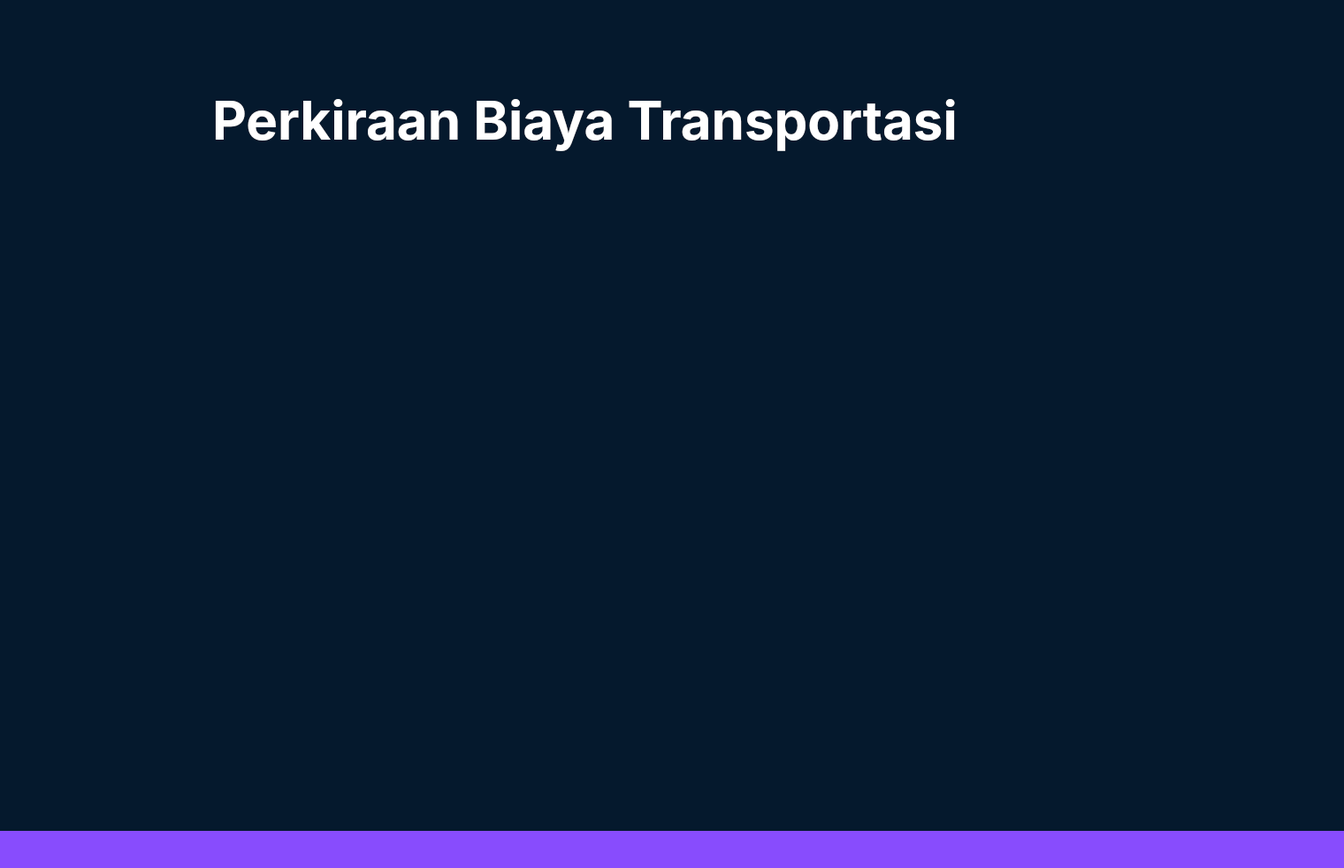
<?xml version="1.0" encoding="UTF-8"?>
<ui version="4.0">
 <class>pilihDaerah</class>
 <widget class="QDialog" name="pilihDaerah">
  <property name="geometry">
   <rect>
    <x>0</x>
    <y>0</y>
    <width>1520</width>
    <height>982</height>
   </rect>
  </property>
  <property name="palette">
   <palette>
    <active>
     <colorrole role="Base">
      <brush brushstyle="SolidPattern">
       <color alpha="255">
        <red>255</red>
        <green>255</green>
        <blue>255</blue>
       </color>
      </brush>
     </colorrole>
     <colorrole role="Window">
      <brush brushstyle="SolidPattern">
       <color alpha="255">
        <red>5</red>
        <green>25</green>
        <blue>45</blue>
       </color>
      </brush>
     </colorrole>
    </active>
    <inactive>
     <colorrole role="Base">
      <brush brushstyle="SolidPattern">
       <color alpha="255">
        <red>255</red>
        <green>255</green>
        <blue>255</blue>
       </color>
      </brush>
     </colorrole>
     <colorrole role="Window">
      <brush brushstyle="SolidPattern">
       <color alpha="255">
        <red>5</red>
        <green>25</green>
        <blue>45</blue>
       </color>
      </brush>
     </colorrole>
    </inactive>
    <disabled>
     <colorrole role="Base">
      <brush brushstyle="SolidPattern">
       <color alpha="255">
        <red>5</red>
        <green>25</green>
        <blue>45</blue>
       </color>
      </brush>
     </colorrole>
     <colorrole role="Window">
      <brush brushstyle="SolidPattern">
       <color alpha="255">
        <red>5</red>
        <green>25</green>
        <blue>45</blue>
       </color>
      </brush>
     </colorrole>
    </disabled>
   </palette>
  </property>
  <property name="windowTitle">
   <string>Dialog</string>
  </property>
  <property name="autoFillBackground">
   <bool>false</bool>
  </property>
  <widget class="QLabel" name="label">
   <property name="geometry">
    <rect>
     <x>-140</x>
     <y>940</y>
     <width>1700</width>
     <height>100</height>
    </rect>
   </property>
   <property name="palette">
    <palette>
     <active>
      <colorrole role="Button">
       <brush brushstyle="SolidPattern">
        <color alpha="255">
         <red>136</red>
         <green>76</green>
         <blue>253</blue>
        </color>
       </brush>
      </colorrole>
      <colorrole role="Base">
       <brush brushstyle="SolidPattern">
        <color alpha="255">
         <red>136</red>
         <green>76</green>
         <blue>253</blue>
        </color>
       </brush>
      </colorrole>
      <colorrole role="Window">
       <brush brushstyle="SolidPattern">
        <color alpha="255">
         <red>136</red>
         <green>76</green>
         <blue>253</blue>
        </color>
       </brush>
      </colorrole>
     </active>
     <inactive>
      <colorrole role="Button">
       <brush brushstyle="SolidPattern">
        <color alpha="255">
         <red>136</red>
         <green>76</green>
         <blue>253</blue>
        </color>
       </brush>
      </colorrole>
      <colorrole role="Base">
       <brush brushstyle="SolidPattern">
        <color alpha="255">
         <red>136</red>
         <green>76</green>
         <blue>253</blue>
        </color>
       </brush>
      </colorrole>
      <colorrole role="Window">
       <brush brushstyle="SolidPattern">
        <color alpha="255">
         <red>136</red>
         <green>76</green>
         <blue>253</blue>
        </color>
       </brush>
      </colorrole>
     </inactive>
     <disabled>
      <colorrole role="Button">
       <brush brushstyle="SolidPattern">
        <color alpha="255">
         <red>136</red>
         <green>76</green>
         <blue>253</blue>
        </color>
       </brush>
      </colorrole>
      <colorrole role="Base">
       <brush brushstyle="SolidPattern">
        <color alpha="255">
         <red>136</red>
         <green>76</green>
         <blue>253</blue>
        </color>
       </brush>
      </colorrole>
      <colorrole role="Window">
       <brush brushstyle="SolidPattern">
        <color alpha="255">
         <red>136</red>
         <green>76</green>
         <blue>253</blue>
        </color>
       </brush>
      </colorrole>
     </disabled>
    </palette>
   </property>
   <property name="styleSheet">
    <string notr="true">background-color: rgb(136,76,253);</string>
   </property>
   <property name="text">
    <string/>
   </property>
  </widget>
  <widget class="QLabel" name="label_2">
   <property name="geometry">
    <rect>
     <x>76</x>
     <y>58</y>
     <width>128</width>
     <height>128</height>
    </rect>
   </property>
   <property name="styleSheet">
    <string notr="true">background-image:url(:/img/logo/logo.png);
background-repeat: none;</string>
   </property>
   <property name="text">
    <string/>
   </property>
  </widget>
  <widget class="QLabel" name="label_3">
   <property name="geometry">
    <rect>
     <x>240</x>
     <y>70</y>
     <width>1171</width>
     <height>131</height>
    </rect>
   </property>
   <property name="font">
    <font>
     <family>Inter</family>
     <pointsize>45</pointsize>
     <weight>75</weight>
     <bold>true</bold>
    </font>
   </property>
   <property name="styleSheet">
    <string notr="true">color: white
</string>
   </property>
   <property name="text">
    <string>Perkiraan Biaya Transportasi</string>
   </property>
  </widget>
  <widget class="QToolButton" name="back_button">
   <property name="geometry">
    <rect>
     <x>30</x>
     <y>750</y>
     <width>131</width>
     <height>161</height>
    </rect>
   </property>
   <property name="cursor">
    <cursorShape>PointingHandCursor</cursorShape>
   </property>
   <property name="styleSheet">
    <string notr="true">background-image:url(:/img/pilihDaerah/back.png);
background-repeat : none;
background-color : transparent;</string>
   </property>
   <property name="text">
    <string/>
   </property>
   <property name="autoRaise">
    <bool>true</bool>
   </property>
  </widget>
  <widget class="QLabel" name="label_14">
   <property name="geometry">
    <rect>
     <x>-100</x>
     <y>-10</y>
     <width>1700</width>
     <height>1000</height>
    </rect>
   </property>
   <property name="palette">
    <palette>
     <active>
      <colorrole role="Button">
       <brush brushstyle="SolidPattern">
        <color alpha="255">
         <red>5</red>
         <green>25</green>
         <blue>45</blue>
        </color>
       </brush>
      </colorrole>
      <colorrole role="Base">
       <brush brushstyle="SolidPattern">
        <color alpha="255">
         <red>5</red>
         <green>25</green>
         <blue>45</blue>
        </color>
       </brush>
      </colorrole>
      <colorrole role="Window">
       <brush brushstyle="SolidPattern">
        <color alpha="255">
         <red>5</red>
         <green>25</green>
         <blue>45</blue>
        </color>
       </brush>
      </colorrole>
     </active>
     <inactive>
      <colorrole role="Button">
       <brush brushstyle="SolidPattern">
        <color alpha="255">
         <red>5</red>
         <green>25</green>
         <blue>45</blue>
        </color>
       </brush>
      </colorrole>
      <colorrole role="Base">
       <brush brushstyle="SolidPattern">
        <color alpha="255">
         <red>5</red>
         <green>25</green>
         <blue>45</blue>
        </color>
       </brush>
      </colorrole>
      <colorrole role="Window">
       <brush brushstyle="SolidPattern">
        <color alpha="255">
         <red>5</red>
         <green>25</green>
         <blue>45</blue>
        </color>
       </brush>
      </colorrole>
     </inactive>
     <disabled>
      <colorrole role="Button">
       <brush brushstyle="SolidPattern">
        <color alpha="255">
         <red>5</red>
         <green>25</green>
         <blue>45</blue>
        </color>
       </brush>
      </colorrole>
      <colorrole role="Base">
       <brush brushstyle="SolidPattern">
        <color alpha="255">
         <red>5</red>
         <green>25</green>
         <blue>45</blue>
        </color>
       </brush>
      </colorrole>
      <colorrole role="Window">
       <brush brushstyle="SolidPattern">
        <color alpha="255">
         <red>5</red>
         <green>25</green>
         <blue>45</blue>
        </color>
       </brush>
      </colorrole>
     </disabled>
    </palette>
   </property>
   <property name="styleSheet">
    <string notr="true">background-color: rgb(5,25,45);</string>
   </property>
   <property name="text">
    <string/>
   </property>
  </widget>
  <widget class="QToolButton" name="next_button">
   <property name="geometry">
    <rect>
     <x>1370</x>
     <y>750</y>
     <width>131</width>
     <height>161</height>
    </rect>
   </property>
   <property name="cursor">
    <cursorShape>PointingHandCursor</cursorShape>
   </property>
   <property name="styleSheet">
    <string notr="true">background-image:url(:/img/pilihDaerah/next.png);
background-repeat : none;
background-color : transparent;</string>
   </property>
   <property name="text">
    <string/>
   </property>
   <property name="autoRaise">
    <bool>true</bool>
   </property>
  </widget>
  <zorder>label_14</zorder>
  <zorder>label</zorder>
  <zorder>label_2</zorder>
  <zorder>label_3</zorder>
  <zorder>back_button</zorder>
  <zorder>next_button</zorder>
 </widget>
 <resources>
  <include location="image.qrc"/>
 </resources>
 <connections/>
</ui>
